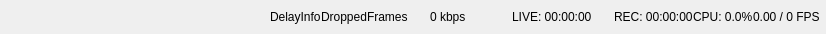
<?xml version="1.0" encoding="UTF-8"?>
<ui version="4.0">
 <class>StatusBarWidget</class>
 <widget class="QWidget" name="StatusBarWidget">
  <property name="geometry">
   <rect>
    <x>0</x>
    <y>0</y>
    <width>826</width>
    <height>34</height>
   </rect>
  </property>
  <property name="minimumSize">
   <size>
    <width>0</width>
    <height>34</height>
   </size>
  </property>
  <property name="windowTitle">
   <string>Form</string>
  </property>
  <layout class="QHBoxLayout" name="horizontalLayout">
   <property name="spacing">
    <number>0</number>
   </property>
   <property name="leftMargin">
    <number>0</number>
   </property>
   <property name="topMargin">
    <number>0</number>
   </property>
   <property name="rightMargin">
    <number>6</number>
   </property>
   <property name="bottomMargin">
    <number>0</number>
   </property>
   <item>
    <spacer name="horizontalSpacer_11">
     <property name="orientation">
      <enum>Qt::Horizontal</enum>
     </property>
     <property name="sizeHint" stdset="0">
      <size>
       <width>2</width>
       <height>2</height>
      </size>
     </property>
    </spacer>
   </item>
   <item>
    <widget class="QFrame" name="delayFrame">
     <property name="frameShape">
      <enum>QFrame::NoFrame</enum>
     </property>
     <property name="frameShadow">
      <enum>QFrame::Plain</enum>
     </property>
     <property name="lineWidth">
      <number>0</number>
     </property>
     <layout class="QHBoxLayout" name="horizontalLayout_7">
      <property name="leftMargin">
       <number>0</number>
      </property>
      <property name="topMargin">
       <number>0</number>
      </property>
      <property name="rightMargin">
       <number>0</number>
      </property>
      <property name="bottomMargin">
       <number>0</number>
      </property>
      <item>
       <widget class="QLabel" name="delayInfo">
        <property name="sizePolicy">
         <sizepolicy hsizetype="Maximum" vsizetype="Preferred">
          <horstretch>0</horstretch>
          <verstretch>0</verstretch>
         </sizepolicy>
        </property>
        <property name="text">
         <string>DelayInfo</string>
        </property>
       </widget>
      </item>
     </layout>
    </widget>
   </item>
   <item>
    <widget class="QFrame" name="issuesFrame">
     <property name="frameShape">
      <enum>QFrame::NoFrame</enum>
     </property>
     <property name="frameShadow">
      <enum>QFrame::Plain</enum>
     </property>
     <property name="lineWidth">
      <number>0</number>
     </property>
     <layout class="QHBoxLayout" name="horizontalLayout_6">
      <property name="leftMargin">
       <number>0</number>
      </property>
      <property name="topMargin">
       <number>0</number>
      </property>
      <property name="rightMargin">
       <number>0</number>
      </property>
      <property name="bottomMargin">
       <number>0</number>
      </property>
      <item>
       <widget class="QLabel" name="droppedFrames">
        <property name="sizePolicy">
         <sizepolicy hsizetype="Maximum" vsizetype="Preferred">
          <horstretch>0</horstretch>
          <verstretch>0</verstretch>
         </sizepolicy>
        </property>
        <property name="text">
         <string>DroppedFrames</string>
        </property>
       </widget>
      </item>
     </layout>
    </widget>
   </item>
   <item>
    <widget class="QFrame" name="networkFrame">
     <property name="frameShape">
      <enum>QFrame::NoFrame</enum>
     </property>
     <property name="frameShadow">
      <enum>QFrame::Plain</enum>
     </property>
     <property name="lineWidth">
      <number>0</number>
     </property>
     <layout class="QHBoxLayout" name="horizontalLayout_4">
      <property name="spacing">
       <number>6</number>
      </property>
      <property name="leftMargin">
       <number>0</number>
      </property>
      <property name="topMargin">
       <number>0</number>
      </property>
      <property name="rightMargin">
       <number>0</number>
      </property>
      <property name="bottomMargin">
       <number>0</number>
      </property>
      <item>
       <widget class="QLabel" name="statusIcon">
        <property name="minimumSize">
         <size>
          <width>16</width>
          <height>16</height>
         </size>
        </property>
        <property name="maximumSize">
         <size>
          <width>16</width>
          <height>16</height>
         </size>
        </property>
        <property name="text">
         <string/>
        </property>
        <property name="pixmap">
         <pixmap resource="obs.qrc">:/res/images/network-inactive.svg</pixmap>
        </property>
       </widget>
      </item>
      <item>
       <widget class="QLabel" name="kbps">
        <property name="enabled">
         <bool>true</bool>
        </property>
        <property name="sizePolicy">
         <sizepolicy hsizetype="Maximum" vsizetype="Preferred">
          <horstretch>0</horstretch>
          <verstretch>0</verstretch>
         </sizepolicy>
        </property>
        <property name="minimumSize">
         <size>
          <width>60</width>
          <height>0</height>
         </size>
        </property>
        <property name="text">
         <string>0 kbps</string>
        </property>
        <property name="margin">
         <number>6</number>
        </property>
       </widget>
      </item>
     </layout>
    </widget>
   </item>
   <item>
    <widget class="QFrame" name="streamFrame">
     <property name="frameShape">
      <enum>QFrame::NoFrame</enum>
     </property>
     <property name="frameShadow">
      <enum>QFrame::Plain</enum>
     </property>
     <property name="lineWidth">
      <number>0</number>
     </property>
     <layout class="QHBoxLayout" name="horizontalLayout_3">
      <property name="leftMargin">
       <number>0</number>
      </property>
      <property name="topMargin">
       <number>0</number>
      </property>
      <property name="rightMargin">
       <number>0</number>
      </property>
      <property name="bottomMargin">
       <number>0</number>
      </property>
      <item>
       <widget class="QLabel" name="streamIcon">
        <property name="minimumSize">
         <size>
          <width>16</width>
          <height>16</height>
         </size>
        </property>
        <property name="maximumSize">
         <size>
          <width>16</width>
          <height>16</height>
         </size>
        </property>
        <property name="text">
         <string/>
        </property>
        <property name="pixmap">
         <pixmap resource="obs.qrc">:/res/images/streaming-inactive.svg</pixmap>
        </property>
        <property name="scaledContents">
         <bool>false</bool>
        </property>
       </widget>
      </item>
      <item>
       <widget class="QLabel" name="streamTime">
        <property name="enabled">
         <bool>true</bool>
        </property>
        <property name="sizePolicy">
         <sizepolicy hsizetype="Maximum" vsizetype="Preferred">
          <horstretch>0</horstretch>
          <verstretch>0</verstretch>
         </sizepolicy>
        </property>
        <property name="text">
         <string>LIVE: 00:00:00</string>
        </property>
       </widget>
      </item>
     </layout>
    </widget>
   </item>
   <item>
    <widget class="QFrame" name="recordContainer">
     <property name="sizePolicy">
      <sizepolicy hsizetype="Preferred" vsizetype="Preferred">
       <horstretch>0</horstretch>
       <verstretch>0</verstretch>
      </sizepolicy>
     </property>
     <property name="frameShape">
      <enum>QFrame::NoFrame</enum>
     </property>
     <property name="frameShadow">
      <enum>QFrame::Plain</enum>
     </property>
     <property name="lineWidth">
      <number>0</number>
     </property>
     <layout class="QHBoxLayout" name="horizontalLayout_2">
      <property name="leftMargin">
       <number>0</number>
      </property>
      <property name="topMargin">
       <number>0</number>
      </property>
      <property name="rightMargin">
       <number>0</number>
      </property>
      <property name="bottomMargin">
       <number>0</number>
      </property>
      <item>
       <widget class="QLabel" name="recordIcon">
        <property name="minimumSize">
         <size>
          <width>16</width>
          <height>16</height>
         </size>
        </property>
        <property name="maximumSize">
         <size>
          <width>16</width>
          <height>16</height>
         </size>
        </property>
        <property name="text">
         <string/>
        </property>
        <property name="pixmap">
         <pixmap resource="obs.qrc">:/res/images/recording-inactive.svg</pixmap>
        </property>
        <property name="scaledContents">
         <bool>false</bool>
        </property>
       </widget>
      </item>
      <item>
       <widget class="QLabel" name="recordTime">
        <property name="enabled">
         <bool>true</bool>
        </property>
        <property name="sizePolicy">
         <sizepolicy hsizetype="Maximum" vsizetype="Preferred">
          <horstretch>0</horstretch>
          <verstretch>0</verstretch>
         </sizepolicy>
        </property>
        <property name="text">
         <string>REC: 00:00:00</string>
        </property>
       </widget>
      </item>
     </layout>
    </widget>
   </item>
   <item>
    <widget class="QFrame" name="cpuFrame">
     <property name="frameShape">
      <enum>QFrame::NoFrame</enum>
     </property>
     <property name="frameShadow">
      <enum>QFrame::Plain</enum>
     </property>
     <property name="lineWidth">
      <number>0</number>
     </property>
     <layout class="QHBoxLayout" name="horizontalLayout_5">
      <property name="leftMargin">
       <number>0</number>
      </property>
      <property name="topMargin">
       <number>0</number>
      </property>
      <property name="rightMargin">
       <number>0</number>
      </property>
      <property name="bottomMargin">
       <number>0</number>
      </property>
      <item>
       <widget class="QLabel" name="cpuUsage">
        <property name="sizePolicy">
         <sizepolicy hsizetype="Maximum" vsizetype="Preferred">
          <horstretch>0</horstretch>
          <verstretch>0</verstretch>
         </sizepolicy>
        </property>
        <property name="text">
         <string>CPU: 0.0%</string>
        </property>
       </widget>
      </item>
     </layout>
    </widget>
   </item>
   <item>
    <widget class="QFrame" name="fpsFrame">
     <property name="frameShape">
      <enum>QFrame::NoFrame</enum>
     </property>
     <property name="frameShadow">
      <enum>QFrame::Plain</enum>
     </property>
     <property name="lineWidth">
      <number>0</number>
     </property>
     <layout class="QHBoxLayout" name="horizontalLayout_8">
      <property name="leftMargin">
       <number>0</number>
      </property>
      <property name="topMargin">
       <number>0</number>
      </property>
      <property name="rightMargin">
       <number>0</number>
      </property>
      <property name="bottomMargin">
       <number>0</number>
      </property>
      <item>
       <widget class="QLabel" name="fpsCurrent">
        <property name="text">
         <string>0.00 / 0 FPS</string>
        </property>
       </widget>
      </item>
     </layout>
    </widget>
   </item>
  </layout>
 </widget>
 <resources>
  <include location="obs.qrc"/>
 </resources>
 <connections/>
</ui>
